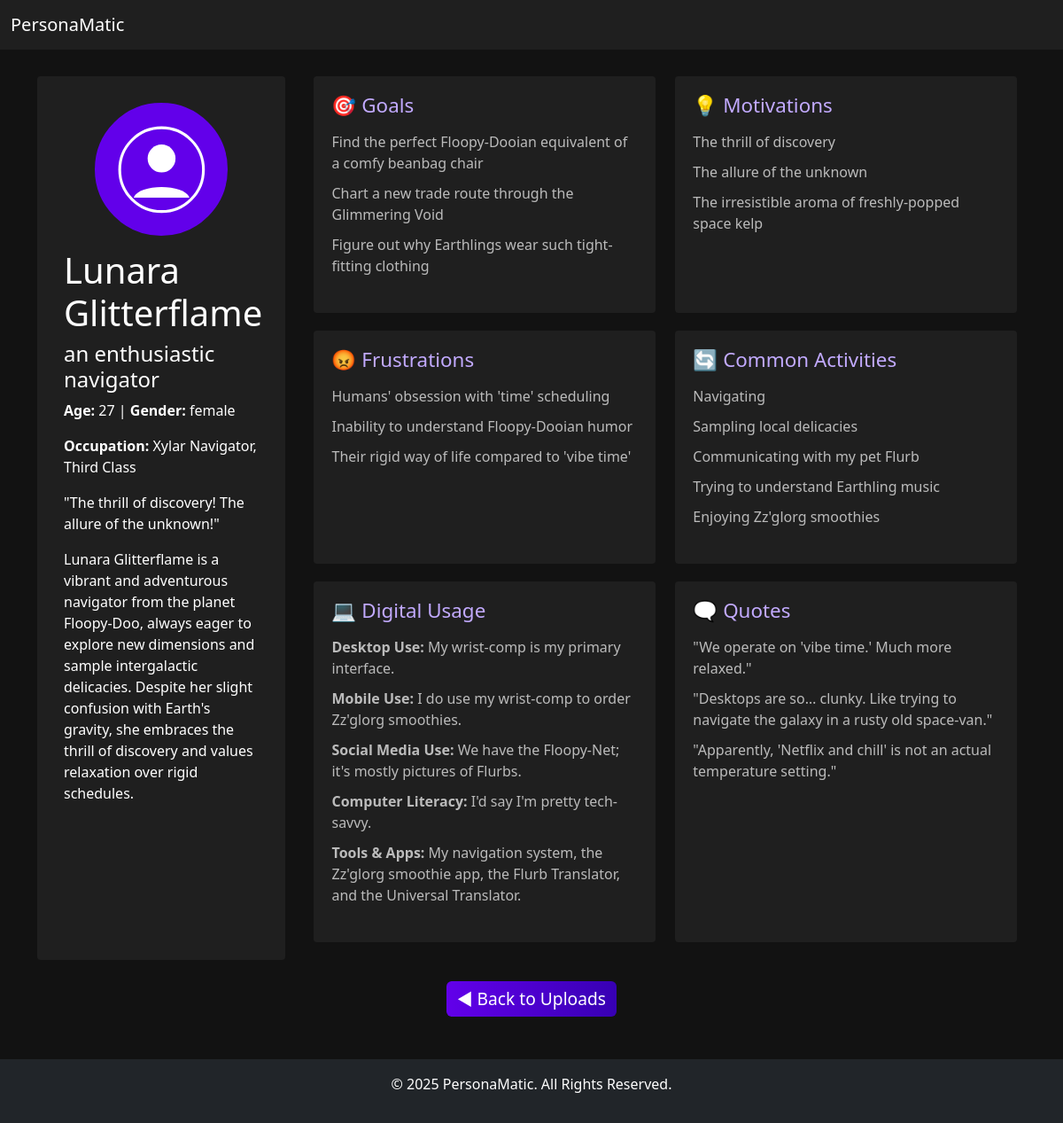
/api/persona/2, run on the app's committed database.
### app/models/personas.py (models this page shows)
class PersonasBaseData(db.Model):
    __tablename__ = 'personas_base_data'
    id = db.Column(db.Integer, primary_key=True, autoincrement=True)
    user_id = db.Column(db.Integer, db.ForeignKey('users.id'), nullable=False)
    photo = db.Column(db.String(255), nullable=False)
    name = db.Column(db.String(100), nullable=False)
    additional_title = db.Column(db.String(200), nullable=False)
    description = db.Column(db.Text)
    age = db.Column(db.Integer)
    gender = db.Column(db.String(50))
    occupation = db.Column(db.String(100))
    quote_summarized = db.Column(db.Text, nullable=False)
    created_at = db.Column(db.DateTime, default=datetime.utcnow, nullable=False)
    updated_at = db.Column(db.DateTime, default=datetime.utcnow, onupdate=datetime.utcnow)
    goals = db.relationship('PersonaGoals', backref='persona', cascade="all, delete-orphan")
    motivations = db.relationship('PersonaMotivations', backref='persona', cascade="all, delete-orphan")
    frustrations = db.relationship('PersonaFrustrations', backref='persona', cascade="all, delete-orphan")
    activities = db.relationship('PersonaActivities', backref='persona', cascade="all, delete-orphan")
    digital_use = db.relationship('PersonaDigitalUse', backref='persona', cascade="all, delete-orphan")
    persona_quotes = db.relationship('PersonaQuotes', backref='persona', cascade="all, delete-orphan")

class PersonaGoals(db.Model):
    __tablename__ = 'persona_goals'
    id = db.Column(db.Integer, primary_key=True, autoincrement=True)
    persona_id = db.Column(db.Integer, db.ForeignKey('personas_base_data.id'), nullable=False)
    goal_01 = db.Column(db.Text, nullable=False)
    goal_02 = db.Column(db.Text)
    goal_03 = db.Column(db.Text)
    created_at = db.Column(db.DateTime, default=datetime.utcnow, nullable=False)
    updated_at = db.Column(db.DateTime, default=datetime.utcnow, onupdate=datetime.utcnow)

class PersonaMotivations(db.Model):
    __tablename__ = 'persona_motivations'
    id = db.Column(db.Integer, primary_key=True, autoincrement=True)
    persona_id = db.Column(db.Integer, db.ForeignKey('personas_base_data.id'), nullable=False)
    motivation_01 = db.Column(db.Text, nullable=False)
    motivation_02 = db.Column(db.Text)
    motivation_03 = db.Column(db.Text)
    created_at = db.Column(db.DateTime, default=datetime.utcnow, nullable=False)
    updated_at = db.Column(db.DateTime, default=datetime.utcnow, onupdate=datetime.utcnow)

class PersonaFrustrations(db.Model):
    __tablename__ = 'persona_frustrations'
    id = db.Column(db.Integer, primary_key=True, autoincrement=True)
    persona_id = db.Column(db.Integer, db.ForeignKey('personas_base_data.id'), nullable=False)
    frustration_01 = db.Column(db.Text, nullable=False)
    frustration_02 = db.Column(db.Text)
    frustration_03 = db.Column(db.Text)
    created_at = db.Column(db.DateTime, default=datetime.utcnow, nullable=False)
    updated_at = db.Column(db.DateTime, default=datetime.utcnow, onupdate=datetime.utcnow)

class PersonaActivities(db.Model):
    __tablename__ = 'persona_activities'
    id = db.Column(db.Integer, primary_key=True, autoincrement=True)
    persona_id = db.Column(db.Integer, db.ForeignKey('personas_base_data.id'), nullable=False)
    activity_01 = db.Column(db.Text, nullable=True)
    activity_02 = db.Column(db.Text, nullable=True)
    activity_03 = db.Column(db.Text, nullable=True)
    activity_04 = db.Column(db.Text, nullable=True)
    activity_05 = db.Column(db.Text, nullable=True)
    created_at = db.Column(db.DateTime, default=datetime.utcnow, nullable=False)
    updated_at = db.Column(db.DateTime, default=datetime.utcnow, onupdate=datetime.utcnow)

class PersonaDigitalUse(db.Model):
    __tablename__ = 'persona_digital_use'
    id = db.Column(db.Integer, primary_key=True, autoincrement=True)
    persona_id = db.Column(db.Integer, db.ForeignKey('personas_base_data.id'), nullable=False)
    desktop_use = db.Column(db.Text, nullable=False, default="Not known")
    mobile_use = db.Column(db.Text, nullable=False, default="Not known")
    social_media_use = db.Column(db.Text, nullable=False, default="Not known")
    computer_literacy = db.Column(db.Text, nullable=False, default="Not known")
    frequently_used_tools_and_apps = db.Column(db.Text, nullable=False, default="Not known")
    created_at = db.Column(db.DateTime, default=datetime.utcnow, nullable=False)
    updated_at = db.Column(db.DateTime, default=datetime.utcnow, onupdate=datetime.utcnow)

class PersonaQuotes(db.Model):
    __tablename__ = 'persona_quotes'
    id = db.Column(db.Integer, primary_key=True, autoincrement=True)
    persona_id = db.Column(db.Integer, db.ForeignKey('personas_base_data.id'), nullable=False)
    quote_01 = db.Column(db.Text, nullable=True)
    quote_02 = db.Column(db.Text, nullable=True)
    quote_03 = db.Column(db.Text, nullable=True)
    created_at = db.Column(db.DateTime, default=datetime.utcnow, nullable=False)
    updated_at = db.Column(db.DateTime, default=datetime.utcnow, onupdate=datetime.utcnow)

### app/routes/personas.py (the view)
@personas_bp.route('/persona/<int:persona_id>', methods=['GET'])
def view_persona(persona_id):
    persona = PersonasBaseData.query.get_or_404(persona_id)
    persona_data = {
        "id": persona.id,
        "photo": persona.photo,
        "name": persona.name,
        "additional_title": persona.additional_title,
        "description": persona.description,
        "age": persona.age,
        "gender": persona.gender,
        "occupation": persona.occupation,
        "quote_summarized": persona.quote_summarized,
        "created_at": persona.created_at.strftime("%Y-%m-%d %H:%M:%S"),
        "updated_at": persona.updated_at.strftime("%Y-%m-%d %H:%M:%S"),
        "goals": [persona.goals[0].goal_01, persona.goals[0].goal_02, persona.goals[0].goal_03] if persona.goals else [],
        "motivations": [persona.motivations[0].motivation_01, persona.motivations[0].motivation_02, persona.motivations[0].motivation_03] if persona.motivations else [],
        "frustrations": [persona.frustrations[0].frustration_01, persona.frustrations[0].frustration_02, persona.frustrations[0].frustration_03] if persona.frustrations else [],
        "activities": [persona.activities[0].activity_01, persona.activities[0].activity_02, persona.activities[0].activity_03, persona.activities[0].activity_04, persona.activities[0].activity_05] if persona.activities else [],
        "digital_use": {
            "desktop_use": persona.digital_use[0].desktop_use if persona.digital_use else "Not known",
            "mobile_use": persona.digital_use[0].mobile_use if persona.digital_use else "Not known",
            "social_media_use": persona.digital_use[0].social_media_use if persona.digital_use else "Not known",
            "computer_literacy": persona.digital_use[0].computer_literacy if persona.digital_use else "Not known",
            "frequently_used_tools_and_apps": persona.digital_use[0].frequently_used_tools_and_apps if persona.digital_use else "Not known"
        },
        "persona_quotes": [persona.persona_quotes[0].quote_01, persona.persona_quotes[0].quote_02, persona.persona_quotes[0].quote_03] if persona.persona_quotes else []
    }
    return render_template("persona.html", persona=persona_data)

### app/templates/persona.html (shortened to what this page needs)
<!DOCTYPE html>
<html lang="en">
<head>
    <link href="https://cdn.jsdelivr.net/npm/bootstrap@5.3.2/dist/css/bootstrap.min.css" rel="stylesheet">
    <link href="{{ url_for('static', filename='css/custom.css') }}" rel="stylesheet">
</head>
<body>
    <nav class="navbar navbar-expand-lg bg-body-tertiary">
        <div class="container-fluid">
            <a class="navbar-brand" href="/">PersonaMatic</a>
        </div>
    </nav>
    <div class="container persona-container">
        <div class="persona-card">
            <div class="avatar-placeholder">
                <svg viewBox="0 0 64 64" xmlns="http://www.w3.org/2000/svg">
                    <circle cx="32" cy="32" r="30" stroke="white" stroke-width="2" fill="none"/>
                    <circle cx="32" cy="24" r="10" fill="white"/>
                    <path d="M12,52 C16,42 48,42 52,52" fill="white"/>
                </svg>
            </div>
            <h1>{{ persona.name }}</h1>
            <h4>{{ persona.additional_title }}</h4>
            <p><strong>Age:</strong> {{ persona.age }} | <strong>Gender:</strong> {{ persona.gender }}</p>
            <p><strong>Occupation:</strong> {{ persona.occupation }}</p>
            <blockquote>"{{ persona.quote_summarized }}"</blockquote>
            <p>{{ persona.description }}</p>
        </div>
        <div class="persona-section">
            <div class="persona-box">
                <h3>🎯 Goals</h3>
                <ul>
                    {% for goal in persona.goals %}
                        <li>{{ goal }}</li>
                    {% endfor %}
                </ul>
            </div>
            <div class="persona-box">
                <h3>💡 Motivations</h3>
                <ul>
                    {% for motivation in persona.motivations %}
                        <li>{{ motivation }}</li>
                    {% endfor %}
                </ul>
            </div>
            <div class="persona-box">
                <h3>😡 Frustrations</h3>
                <ul>
                    {% for frustration in persona.frustrations %}
                        <li>{{ frustration }}</li>
                    {% endfor %}
                </ul>
            </div>
            <div class="persona-box">
                <h3>🔄 Common Activities</h3>
                <ul>
                    {% for activity in persona.activities %}
                        <li>{{ activity }}</li>
                    {% endfor %}
                </ul>
            </div>
            <div class="persona-box">
                <h3>💻 Digital Usage</h3>
                <ul>
                    <li><strong>Desktop Use:</strong> {{ persona.digital_use.desktop_use }}</li>
                    <li><strong>Mobile Use:</strong> {{ persona.digital_use.mobile_use }}</li>
                    <li><strong>Social Media Use:</strong> {{ persona.digital_use.social_media_use }}</li>
                    <li><strong>Computer Literacy:</strong> {{ persona.digital_use.computer_literacy }}</li>
                    <li><strong>Tools & Apps:</strong> {{ persona.digital_use.frequently_used_tools_and_apps }}</li>
                </ul>
            </div>
            <div class="persona-box">
                <h3>🗨 Quotes</h3>
                <ul>
                    {% for quote in persona.persona_quotes %}
                        <li>"{{ quote }}"</li>
                    {% endfor %}
                </ul>
            </div>
        </div>
    </div>
    <div class="container mt-4 text-center">
        <a href="/api/uploads-list" class="btn btn-primary cta-button">
            ◀ Back to Uploads
        </a>
    </div>
    <footer class="bg-dark text-white text-center py-3 mt-5">
        <p>&copy; 2025 PersonaMatic. All Rights Reserved.</p>
    </footer>
</body>
</html>

### app/static/css/custom.css (style rules this page uses)
body { background-color: #121212; color: #ffffff; }
.navbar { background-color: #1f1f1f !important; }
.navbar-brand, .nav-link { color: #ffffff !important; }
.btn-primary { background: linear-gradient(90deg, #6200ea, #3700b3); border: none; font-size: 1.2rem; transition: all 0.2s ease-in-out; }
.persona-container { display: flex; justify-content: space-between; margin-top: 30px; }
.persona-card { background: #1f1f1f; padding: 30px; border-radius: 4px; width: 25%; min-width: 280px; }
.avatar-placeholder { width: 150px; height: 150px; border-radius: 50%; background: #6200ea; display: flex; justify-content: center; align-items: center; margin: 0 auto 15px; border: 3px solid #6200ea; }
.avatar-placeholder svg { width: 70%; height: 70%; fill: #ffffff; }
.persona-section { display: flex; flex-wrap: wrap; justify-content: space-between; width: 72%; }
.persona-box { background: #1f1f1f; padding: 20px; border-radius: 4px; flex: 1; min-width: 280px; max-width: 48%; margin-bottom: 20px; margin-right: 10px; }
.persona-box h3 { color: #c2aaff; font-size: 1.4rem; margin-bottom: 10px; }
.persona-box ul { list-style: none; padding: 0; }
.persona-box li { padding: 5px 0; color: #bbbbbb; }

### data on the page
PersonasBaseData: name "Lunara Glitterflame", additional_title "an enthusiastic navigator", gender "female", occupation "Xylar Navigator, Third Class", quote_summarized "The thrill of discovery! The allure of the unknown!", description "Lunara Glitterflame is a vibrant and adventurous navigator from the planet Floopy-Doo, always eager to explore new dimensions and sample intergalactic delicacies. Despite her slight confusion with Earth's gravity, she embraces the thrill of discovery and values relaxation over rigid schedules."
PersonaGoals: goal_01 "Find the perfect Floopy-Dooian equivalent of a comfy beanbag chair", goal_02 "Chart a new trade route through the Glimmering Void", goal_03 "Figure out why Earthlings wear such tight-fitting clothing"
PersonaMotivations: motivation_01 "The thrill of discovery", motivation_02 "The allure of the unknown", motivation_03 "The irresistible aroma of freshly-popped space kelp"
PersonaFrustrations: frustration_01 "Humans' obsession with 'time' scheduling", frustration_02 "Inability to understand Floopy-Dooian humor", frustration_03 "Their rigid way of life compared to 'vibe time'"
PersonaActivities: activity_01 "Navigating", activity_02 "Sampling local delicacies", activity_03 "Communicating with my pet Flurb", activity_04 "Trying to understand Earthling music", activity_05 "Enjoying Zz'glorg smoothies"
PersonaDigitalUse: digital_use.desktop_use "My wrist-comp is my primary interface.", digital_use.mobile_use "I do use my wrist-comp to order Zz'glorg smoothies.", digital_use.social_media_use "We have the Floopy-Net; it's mostly pictures of Flurbs.", digital_use.computer_literacy "I'd say I'm pretty tech-savvy.", digital_use.frequently_used_tools_and_apps "My navigation system, the Zz'glorg smoothie app, the Flurb Translator, and the Universal Translator."
PersonaQuotes: quote_01 "We operate on 'vibe time.' Much more relaxed.", quote_02 "Desktops are so… clunky. Like trying to navigate the galaxy in a rusty old space-van.", quote_03 "Apparently, 'Netflix and chill' is not an actual temperature setting."

### other printed values
{{ persona.age }} "27"
